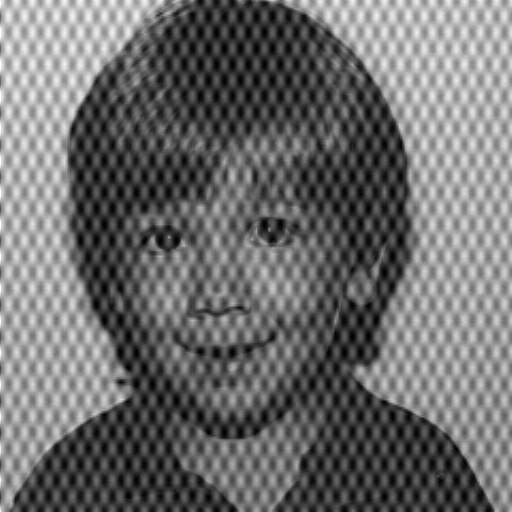
%> input picture menino.gif, 512 x 512 px
$ octave e2.m   (GNU Octave 9; MATLAB toolbox functions it lacks are replaced by stand-ins)
%> lines starting %> are read from the running program, lines starting %| are printed output that depends on the picture
### paddedsize.m
function PQ = paddedsize(AB, CD, PARAM)
%PADDEDSIZE Computes padded sizes useful for FFT-based filtering.
%   PQ = PADDEDSIZE(AB), where AB is a two-element size vector,
%   computes the two-element size vector PQ = 2*AB.
%
%   PQ = PADDEDSIZE(AB, 'PWR2') computes the vector PQ such that
%   PQ(1) = PQ(2) = 2^nextpow2(2*m), where m is MAX(AB).
%
%   PQ = PADDEDSIZE(AB, CD), where AB and CD are two-element size
%   vectors, computes the two-element size vector PQ.  The elements
%   of PQ are the smallest even integers greater than or equal to
%   AB + CD -1.
%
%   PQ = PADDEDSIZE(AB, CD, 'PWR2') computes the vector PQ such that
%   PQ(1) = PQ(2) = 2^nextpow2(2*m), where m is MAX([AB CD]).

if nargin == 1
           PQ = 2*AB;
   elseif nargin == 2 & ~ischar(CD)
              PQ = AB + CD - 1;
                 PQ = 2 * ceil(PQ / 2);
         elseif nargin == 2
                    m = max(AB); % Maximum dimension.

                       % Find power-of-2 at least twice m.
                          P = 2^nextpow2(2*m);
                             PQ = [P, P];
                     elseif nargin == 3
                                m = max([AB CD]); %Maximum dimension.
                                   P = 2^nextpow2(2*m);
                                      PQ = [P, P];
                              else
                                         error('Wrong number of inputs.')
                                 end

### dftuv.m
function [U, V] = dftuv(M, N)
%DFTUV Computes meshgrid frequency matrices.
%   [U, V] = DFTUV(M, N) computes meshgrid frequency matrices U and
%   V. U and V are useful for computing frequency-domain filter
%   functions that can be used with DFTFILT.  U and V are both M-by-N.

% Set up range of variables.
u = 0:(M-1);
v = 0:(N-1);

% Compute the indices for use in meshgrid
idx = find(u > M/2);
u(idx) = u(idx) - M;
idy = find(v > N/2);
v(idy) = v(idy) - N;

% Compute the meshgrid arrays
[V, U] = meshgrid(v, u);

### notch.m
function H = notch(type, M, N, D0, x, y, n)
%notch Computes frequency domain notch filters
%   H = NOTCH(TYPE, M, N, D0, x, y, n) creates the transfer function of
%   a notch filter, H, of the specified TYPE and size (M-by-N). centered at
%   Column X, Row Y in an unshifted Fourier spectrum.
%   Valid values for TYPE, D0, and n are:
%
%   'ideal'     Ideal highpass filter with cutoff frequency D0.  n
%               need not be supplied.  D0 must be positive
%
%   'btw'       Butterworth highpass filter of order n, and cutoff D0.
%               The default value for n is 1.0.  D0 must be positive.
%
%   'gaussian'  Gaussian highpass filter with cutoff (standard deviation)
%               D0.  n need not be supplied.  D0 must be positive.
%

% The transfer function Hhp of a highpass filter is 1 - Hlp,
% where Hlp is the transfer function of the corresponding lowpass
% filter.  Thus, we can use function lpfilter to generate highpass
% filters.

if nargin == 6
           n = 1; % Default value of n.
   end

   % Generate highpass filter.
   Hlp = lpfilter(type, M, N, D0, n);
   H = 1 - Hlp;
   H = circshift(H, [y-1 x-1]);

### lpfilter.m
function H = lpfilter(type, M, N, D0, n)
%LPFILTER Computes frequency domain lowpass filters
%   H = LPFILTER(TYPE, M, N, D0, n) creates the transfer function of
%   a lowpass filter, H, of the specified TYPE and size (M-by-N).  To
%   view the filter as an image or mesh plot, it should be centered
%   using H = fftshift(H).
%
%   Valid values for TYPE, D0, and n are:
%
%   'ideal'    Ideal lowpass filter with cutoff frequency D0.  n need
%              not be supplied.  D0 must be positive
%
%   'btw'      Butterworth lowpass filter of order n, and cutoff D0.
%              The default value for n is 1.0.  D0 must be positive.
%
%   'gaussian' Gaussian lowpass filter with cutoff (standard deviation)
%              D0.  n need not be supplied.  D0 must be positive.

% Use function dftuv to set up the meshgrid arrays needed for
% computing the required distances.
[U, V] = dftuv(M, N);

% Compute the distances D(U, V).
D = sqrt(U.^2 + V.^2);

% Begin fiter computations.
switch type
case 'ideal'
           H = double(D <=D0);
   case 'btw'
              if nargin == 4
                            n = 1;
                               end
                                  H = 1./(1 + (D./D0).^(2*n));
                          case 'gaussian'
                                     H = exp(-(D.^2)./(2*(D0^2)));
                             otherwise
                                        error('Unknown filter type.')
                                end

### e2.m
% Érick Moreira, Heitor Almeida, Matheus Neiverth
% Exercício 2

close all;
clear all;
clc;

pkg load image;

% Original image with noise
menino = imread('menino.gif');
%> menino is the input picture: size 512x512 uint8; min 0, max 255, mean 109.4

%Determine good padding for Fourier transform
PQ = paddedsize(size(menino));
%> PQ = [1024 1024]

%Create Notch filters corresponding to extra peaks in the Fourier transform
H1 = notch('ideal', PQ(1), PQ(2), 15, 60, 30);
H2 = notch('ideal', PQ(1), PQ(2), 15, -60, -30);
H3 = notch('ideal', PQ(1), PQ(2), 15, -60, 30);
H4 = notch('ideal', PQ(1), PQ(2), 15, 60, -30);

% Calculate the discrete Fourier transform of the image
F = fft2(double(menino),PQ(1),PQ(2));

% Apply the notch filters to the Fourier spectrum of the image
FS_menino = F.*H1.*H2.*H3.*H4;

% convert the result to the spacial domain.
F_menino = real(ifft2(FS_menino));
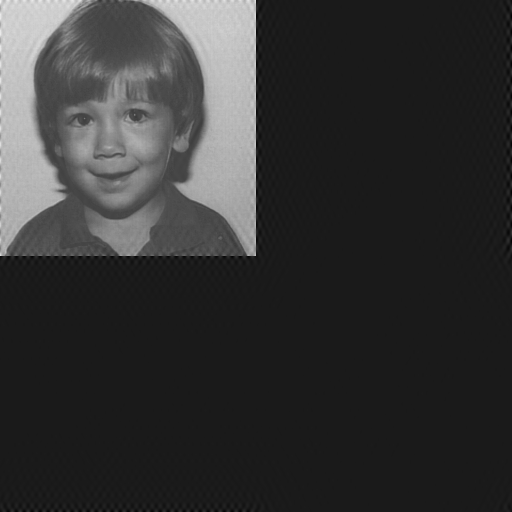
%> F_menino: size 1024x1024 double (shown at 1/2 size); min -27.87, max 241.4, mean 27.4; drawn with min black and max white

% Crop the image to undo padding
F_menino = F_menino(1:size(menino,1), 1:size(menino,2));
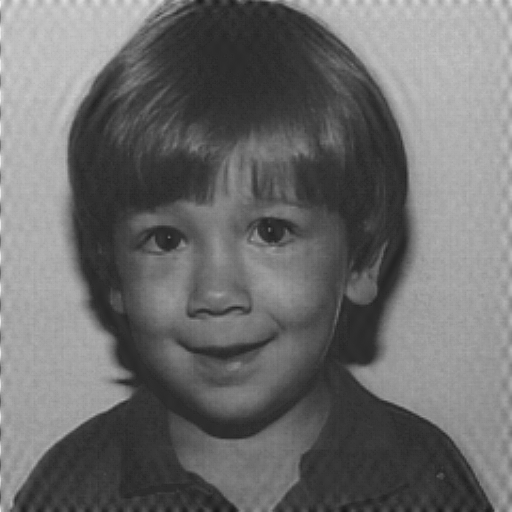
%> F_menino: size 512x512 double; min 22.88, max 241.4, mean 109.4

% Display the Fourier Spectrum
% Move the origin of the transform to the center of the frequency rectangle.
Fc  = fftshift(F);
Fcf = fftshift(FS_menino);

% use abs to compute the magnitude and use log to brighten display
S1 = log(1+abs(Fc));
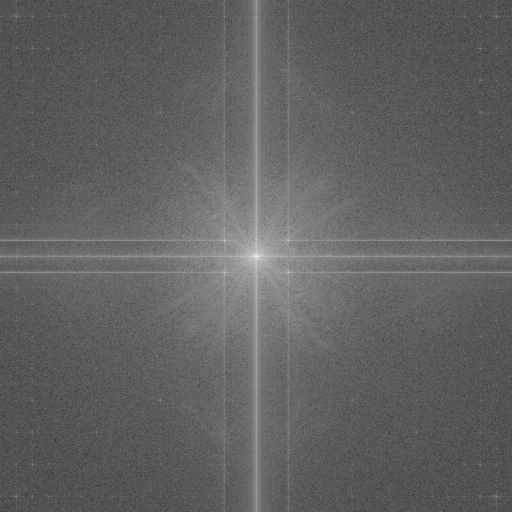
%> S1: size 1024x1024 double (shown at 1/2 size); min 0.32, max 17.17, mean 6.76; drawn with min black and max white
S2 = log(1+abs(Fcf));

%figure, imshow(S1, []);
%figure, imshow(S2, []);

% a)
subplot(2,3,1), imshow(menino), title('Imagem Original');
% b)
subplot(2,3,2), imshow(real(F)), title('Espectro Fourier');
%> after `imshow(real(F))`:
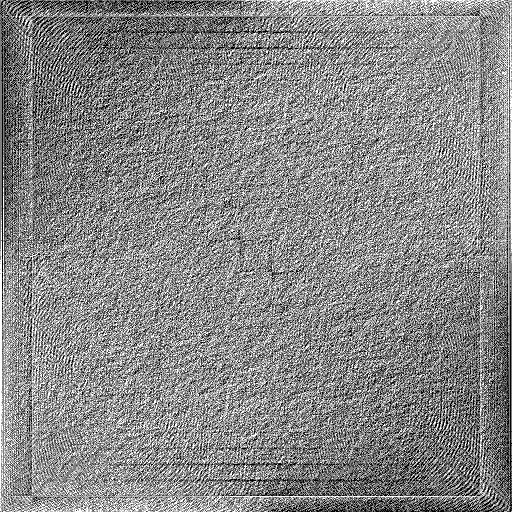
%> displayed picture: size 1024x1024, on the screen's scale of 0 to 255 (shown at 1/2 size); min 0, max 255, mean 134.7
% d)
subplot(2,3,3), imshow(real(F_menino), []), title('Resultado do Processamento');
% e)
subplot(2,3,4), imshow(S1, []), title('Domínio da frequência antes do filtro');
subplot(2,3,5), imshow(S2, []), title('Domínio da frequência depois do filtro');

$ run again, with head_CT.tif saved as menino.gif
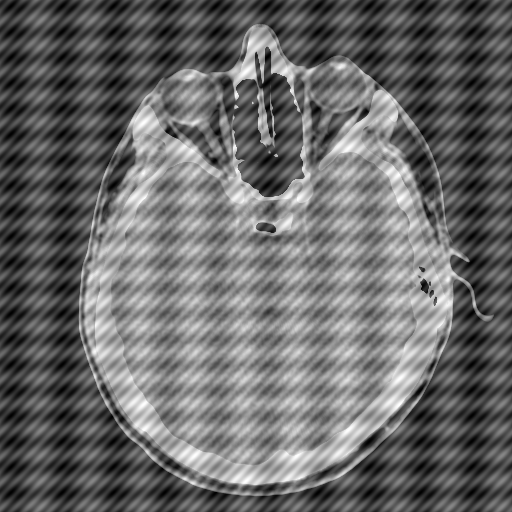
%> input picture head_CT.tif, 512 x 512 px
%> menino is the input picture: size 512x512 uint8; min 0, max 255, mean 105.3
%> `S1 = log(1+abs(Fc));`:
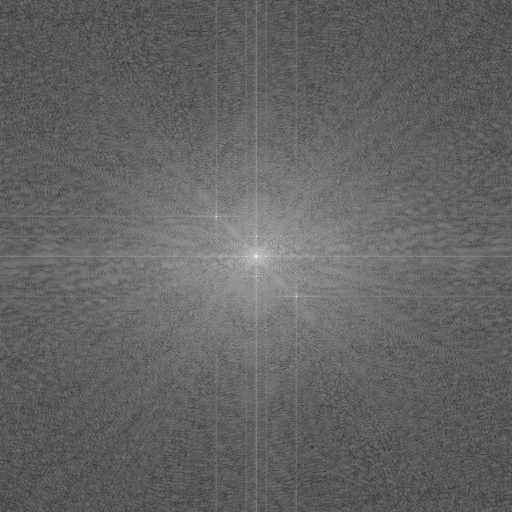
%> S1: size 1024x1024 double (shown at 1/2 size); min 1.21, max 17.13, mean 7.47; drawn with min black and max white
%> `imshow(real(F))`:
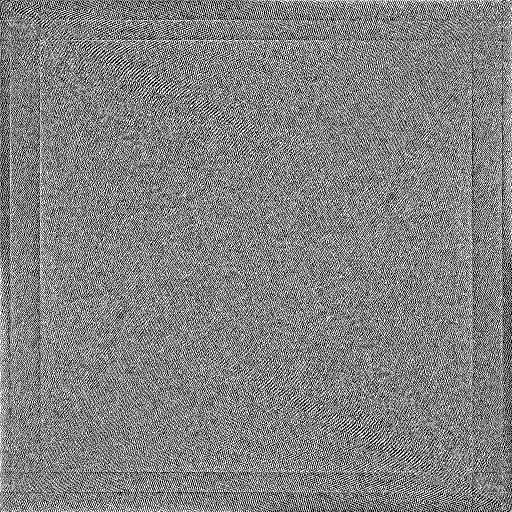
%> displayed picture: size 1024x1024, on the screen's scale of 0 to 255 (shown at 1/2 size); min 0, max 255, mean 129.3

$ run again, with hill.tif saved as menino.gif
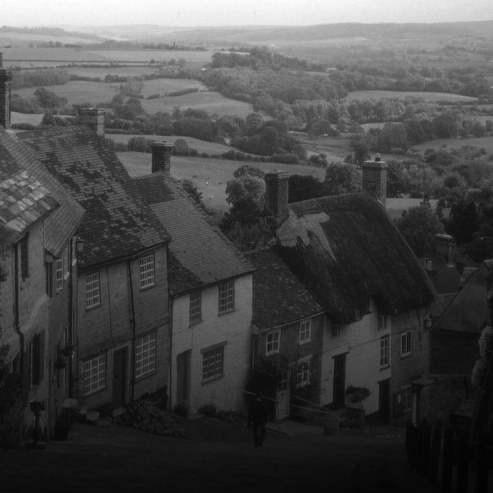
%> input picture hill.tif, 493 x 493 px
%> `S1 = log(1+abs(Fc));`:
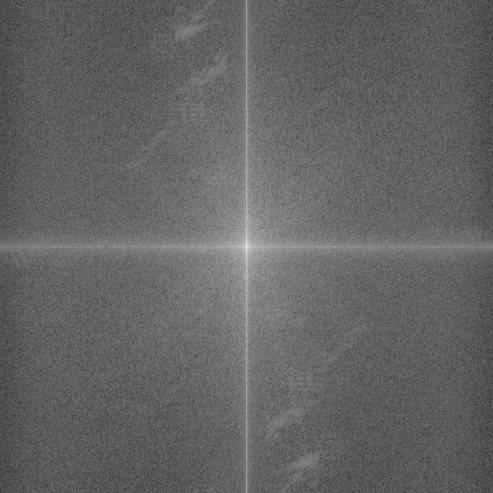
%> S1: size 986x986 double (shown at 1/2 size); min 1.48, max 16.65, mean 7.43; drawn with min black and max white
%> `imshow(real(F))`:
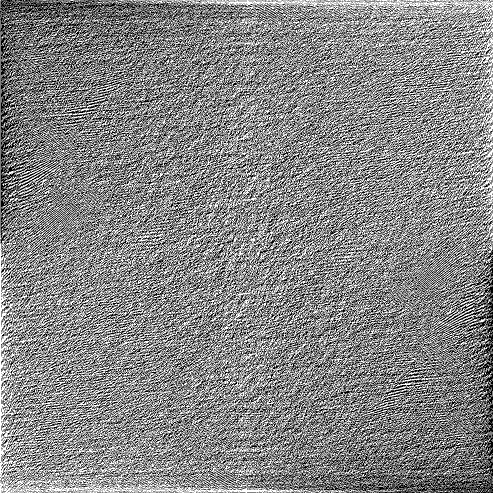
%> displayed picture: size 986x986, on the screen's scale of 0 to 255 (shown at 1/2 size); min 0, max 255, mean 133.4

$ run again, with lake.tif saved as menino.gif
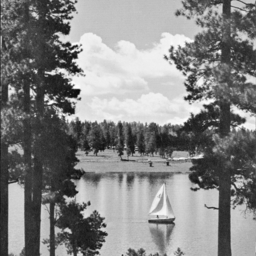
%> input picture lake.tif, 256 x 256 px
%> `S1 = log(1+abs(Fc));`:
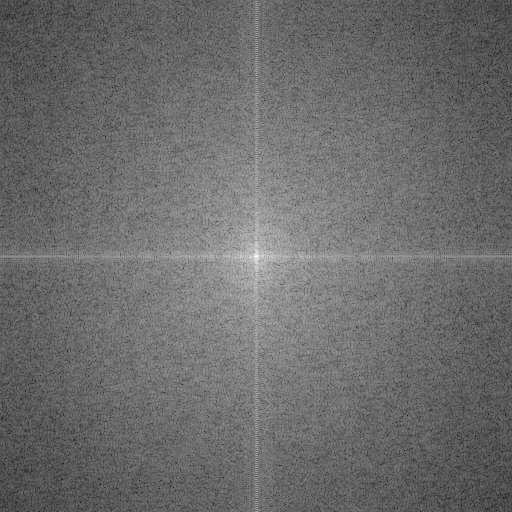
%> S1: size 512x512 double; min 1.66, max 15.87, mean 7.7; drawn with min black and max white
%> `imshow(real(F))`:
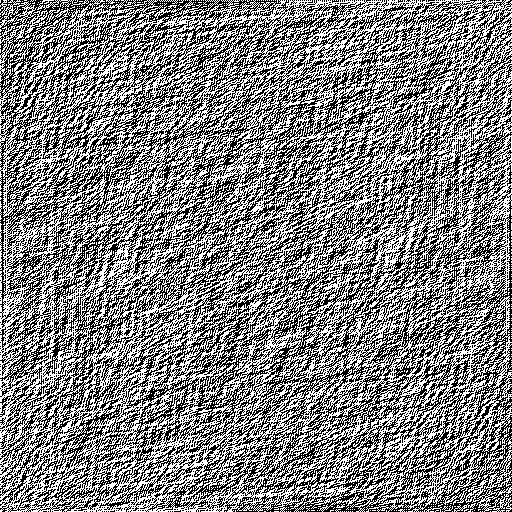
%> displayed picture: size 512x512, on the screen's scale of 0 to 255; min 0, max 255, mean 128.1
